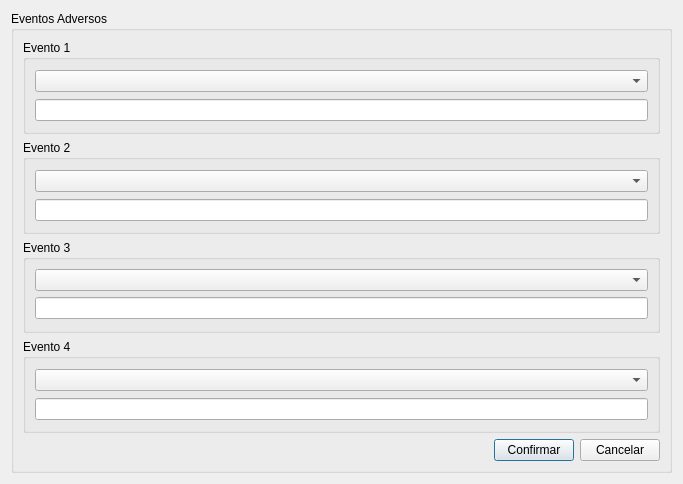
<?xml version="1.0" encoding="UTF-8"?>
<ui version="4.0">
 <class>EventosAdversos</class>
 <widget class="QDialog" name="EventosAdversos">
  <property name="geometry">
   <rect>
    <x>0</x>
    <y>0</y>
    <width>683</width>
    <height>484</height>
   </rect>
  </property>
  <property name="sizePolicy">
   <sizepolicy hsizetype="Preferred" vsizetype="Preferred">
    <horstretch>0</horstretch>
    <verstretch>0</verstretch>
   </sizepolicy>
  </property>
  <property name="windowTitle">
   <string>Eventos Adversos</string>
  </property>
  <layout class="QVBoxLayout" name="verticalLayout">
   <item>
    <widget class="QGroupBox" name="groupBox_eventosAdversos">
     <property name="title">
      <string>Eventos Adversos</string>
     </property>
     <layout class="QVBoxLayout" name="verticalLayout_2">
      <item>
       <widget class="QGroupBox" name="groupBox_evento1">
        <property name="title">
         <string>Evento 1</string>
        </property>
        <layout class="QVBoxLayout" name="verticalLayout_7">
         <item>
          <widget class="QComboBox" name="comboBox_evento1">
           <property name="sizePolicy">
            <sizepolicy hsizetype="Minimum" vsizetype="Fixed">
             <horstretch>0</horstretch>
             <verstretch>0</verstretch>
            </sizepolicy>
           </property>
           <item>
            <property name="text">
             <string/>
            </property>
           </item>
           <item>
            <property name="text">
             <string>Febre </string>
            </property>
           </item>
           <item>
            <property name="text">
             <string>Calafrios </string>
            </property>
           </item>
           <item>
            <property name="text">
             <string>Rompimento de fibras do dialisador capilar </string>
            </property>
           </item>
           <item>
            <property name="text">
             <string>Coagulação do sistema extracorpóreo </string>
            </property>
           </item>
           <item>
            <property name="text">
             <string>Quebra do sistema extracorpóreo </string>
            </property>
           </item>
           <item>
            <property name="text">
             <string>Defeito do material</string>
            </property>
           </item>
           <item>
            <property name="text">
             <string>Uso de material inadequado</string>
            </property>
           </item>
           <item>
            <property name="text">
             <string>Troca de capilares entre pacientes</string>
            </property>
           </item>
           <item>
            <property name="text">
             <string>Hematoma em FAV </string>
            </property>
           </item>
           <item>
            <property name="text">
             <string>Ruptura de FAV</string>
            </property>
           </item>
           <item>
            <property name="text">
             <string>Trombose de FAV</string>
            </property>
           </item>
           <item>
            <property name="text">
             <string>Trombose de prótese PTFE </string>
            </property>
           </item>
           <item>
            <property name="text">
             <string>Perda definitiva da FAV </string>
            </property>
           </item>
           <item>
            <property name="text">
             <string>Perda de cateter durante a hemodiálise </string>
            </property>
           </item>
           <item>
            <property name="text">
             <string>Cateter não funcionante </string>
            </property>
           </item>
           <item>
            <property name="text">
             <string>Fluxo inadequado do acesso </string>
            </property>
           </item>
           <item>
            <property name="text">
             <string>Implante inadequado do acesso </string>
            </property>
           </item>
           <item>
            <property name="text">
             <string>Sangramento pelo acesso venoso </string>
            </property>
           </item>
           <item>
            <property name="text">
             <string>Retirada acidental de agulha de FAV ou cateter </string>
            </property>
           </item>
           <item>
            <property name="text">
             <string>Desconexão acidental do cateter com a linha de sangue </string>
            </property>
           </item>
           <item>
            <property name="text">
             <string>Desconexão acidental da agulha da FAV</string>
            </property>
           </item>
           <item>
            <property name="text">
             <string>Hemodiálise interrompida ou finalizada devido mal funcionamento e/ou baixo fluxo do acesso vascular</string>
            </property>
           </item>
           <item>
            <property name="text">
             <string>Queda do paciente</string>
            </property>
           </item>
           <item>
            <property name="text">
             <string>Reação a esterilizante (ácido peracético) </string>
            </property>
           </item>
           <item>
            <property name="text">
             <string>Reação a transfusão de hemoderivados</string>
            </property>
           </item>
           <item>
            <property name="text">
             <string>Reação a medicamentos </string>
            </property>
           </item>
           <item>
            <property name="text">
             <string>Reação a curativos </string>
            </property>
           </item>
           <item>
            <property name="text">
             <string>Lesão de pele </string>
            </property>
           </item>
           <item>
            <property name="text">
             <string>Evasão, recusa ou abandono do tratamento </string>
            </property>
           </item>
           <item>
            <property name="text">
             <string>Erro de medicação </string>
            </property>
           </item>
           <item>
            <property name="text">
             <string>Erro de prescrição de diálise </string>
            </property>
           </item>
           <item>
            <property name="text">
             <string>Omissão de cuidado </string>
            </property>
           </item>
           <item>
            <property name="text">
             <string>Relacionados ao tratamento de água/ falha na distribuição  </string>
            </property>
           </item>
           <item>
            <property name="text">
             <string>Relacionados a máquina de hemodiálise </string>
            </property>
           </item>
           <item>
            <property name="text">
             <string>Outros (identificar)</string>
            </property>
           </item>
          </widget>
         </item>
         <item>
          <widget class="QLineEdit" name="lineEdit_evento1"/>
         </item>
        </layout>
       </widget>
      </item>
      <item>
       <widget class="QGroupBox" name="groupBox_evento2">
        <property name="title">
         <string>Evento 2</string>
        </property>
        <layout class="QVBoxLayout" name="verticalLayout_3">
         <item>
          <widget class="QComboBox" name="comboBox_evento2">
           <property name="sizePolicy">
            <sizepolicy hsizetype="Minimum" vsizetype="Fixed">
             <horstretch>0</horstretch>
             <verstretch>0</verstretch>
            </sizepolicy>
           </property>
           <item>
            <property name="text">
             <string/>
            </property>
           </item>
           <item>
            <property name="text">
             <string>Febre </string>
            </property>
           </item>
           <item>
            <property name="text">
             <string>Calafrios </string>
            </property>
           </item>
           <item>
            <property name="text">
             <string>Rompimento de fibras do dialisador capilar </string>
            </property>
           </item>
           <item>
            <property name="text">
             <string>Coagulação do sistema extracorpóreo </string>
            </property>
           </item>
           <item>
            <property name="text">
             <string>Quebra do sistema extracorpóreo </string>
            </property>
           </item>
           <item>
            <property name="text">
             <string>Defeito do material</string>
            </property>
           </item>
           <item>
            <property name="text">
             <string>Uso de material inadequado</string>
            </property>
           </item>
           <item>
            <property name="text">
             <string>Troca de capilares entre pacientes</string>
            </property>
           </item>
           <item>
            <property name="text">
             <string>Hematoma em FAV </string>
            </property>
           </item>
           <item>
            <property name="text">
             <string>Ruptura de FAV</string>
            </property>
           </item>
           <item>
            <property name="text">
             <string>Trombose de FAV</string>
            </property>
           </item>
           <item>
            <property name="text">
             <string>Trombose de prótese PTFE </string>
            </property>
           </item>
           <item>
            <property name="text">
             <string>Perda definitiva da FAV </string>
            </property>
           </item>
           <item>
            <property name="text">
             <string>Perda de cateter durante a hemodiálise </string>
            </property>
           </item>
           <item>
            <property name="text">
             <string>Cateter não funcionante </string>
            </property>
           </item>
           <item>
            <property name="text">
             <string>Fluxo inadequado do acesso </string>
            </property>
           </item>
           <item>
            <property name="text">
             <string>Implante inadequado do acesso </string>
            </property>
           </item>
           <item>
            <property name="text">
             <string>Sangramento pelo acesso venoso </string>
            </property>
           </item>
           <item>
            <property name="text">
             <string>Retirada acidental de agulha de FAV ou cateter </string>
            </property>
           </item>
           <item>
            <property name="text">
             <string>Desconexão acidental do cateter com a linha de sangue </string>
            </property>
           </item>
           <item>
            <property name="text">
             <string>Desconexão acidental da agulha da FAV </string>
            </property>
           </item>
           <item>
            <property name="text">
             <string>Hemodiálise interrompida ou finalizada devido mal funcionamento e/ou baixo fluxo do acesso vascular</string>
            </property>
           </item>
           <item>
            <property name="text">
             <string>Queda do paciente</string>
            </property>
           </item>
           <item>
            <property name="text">
             <string>Reação a esterilizante (ácido peracético) </string>
            </property>
           </item>
           <item>
            <property name="text">
             <string>Reação a transfusão de hemoderivados</string>
            </property>
           </item>
           <item>
            <property name="text">
             <string>Reação a medicamentos </string>
            </property>
           </item>
           <item>
            <property name="text">
             <string>Reação a curativos </string>
            </property>
           </item>
           <item>
            <property name="text">
             <string>Lesão de pele </string>
            </property>
           </item>
           <item>
            <property name="text">
             <string>Evasão, recusa ou abandono do tratamento </string>
            </property>
           </item>
           <item>
            <property name="text">
             <string>Erro de medicação </string>
            </property>
           </item>
           <item>
            <property name="text">
             <string>Erro de prescrição de diálise </string>
            </property>
           </item>
           <item>
            <property name="text">
             <string>Omissão de cuidado </string>
            </property>
           </item>
           <item>
            <property name="text">
             <string>Relacionados ao tratamento de água/ falha na distribuição  </string>
            </property>
           </item>
           <item>
            <property name="text">
             <string>Relacionados a máquina de hemodiálise </string>
            </property>
           </item>
           <item>
            <property name="text">
             <string>Outros (identificar)</string>
            </property>
           </item>
          </widget>
         </item>
         <item>
          <widget class="QLineEdit" name="lineEdit_evento2"/>
         </item>
        </layout>
       </widget>
      </item>
      <item>
       <widget class="QGroupBox" name="groupBox_evento3">
        <property name="title">
         <string>Evento 3</string>
        </property>
        <layout class="QVBoxLayout" name="verticalLayout_6">
         <item>
          <widget class="QComboBox" name="comboBox_evento3">
           <property name="sizePolicy">
            <sizepolicy hsizetype="Minimum" vsizetype="Fixed">
             <horstretch>0</horstretch>
             <verstretch>0</verstretch>
            </sizepolicy>
           </property>
           <item>
            <property name="text">
             <string/>
            </property>
           </item>
           <item>
            <property name="text">
             <string>Febre </string>
            </property>
           </item>
           <item>
            <property name="text">
             <string>Calafrios </string>
            </property>
           </item>
           <item>
            <property name="text">
             <string>Rompimento de fibras do dialisador capilar </string>
            </property>
           </item>
           <item>
            <property name="text">
             <string>Coagulação do sistema extracorpóreo </string>
            </property>
           </item>
           <item>
            <property name="text">
             <string>Quebra do sistema extracorpóreo </string>
            </property>
           </item>
           <item>
            <property name="text">
             <string>Defeito do material</string>
            </property>
           </item>
           <item>
            <property name="text">
             <string>Uso de material inadequado</string>
            </property>
           </item>
           <item>
            <property name="text">
             <string>Troca de capilares entre pacientes</string>
            </property>
           </item>
           <item>
            <property name="text">
             <string>Hematoma em FAV </string>
            </property>
           </item>
           <item>
            <property name="text">
             <string>Ruptura de FAV</string>
            </property>
           </item>
           <item>
            <property name="text">
             <string>Trombose de FAV</string>
            </property>
           </item>
           <item>
            <property name="text">
             <string>Trombose de prótese PTFE </string>
            </property>
           </item>
           <item>
            <property name="text">
             <string>Perda definitiva da FAV </string>
            </property>
           </item>
           <item>
            <property name="text">
             <string>Perda de cateter durante a hemodiálise </string>
            </property>
           </item>
           <item>
            <property name="text">
             <string>Cateter não funcionante </string>
            </property>
           </item>
           <item>
            <property name="text">
             <string>Fluxo inadequado do acesso </string>
            </property>
           </item>
           <item>
            <property name="text">
             <string>Implante inadequado do acesso </string>
            </property>
           </item>
           <item>
            <property name="text">
             <string>Sangramento pelo acesso venoso </string>
            </property>
           </item>
           <item>
            <property name="text">
             <string>Retirada acidental de agulha de FAV ou cateter </string>
            </property>
           </item>
           <item>
            <property name="text">
             <string>Desconexão acidental do cateter com a linha de sangue </string>
            </property>
           </item>
           <item>
            <property name="text">
             <string>Desconexão acidental da agulha da FAV </string>
            </property>
           </item>
           <item>
            <property name="text">
             <string>Hemodiálise interrompida ou finalizada devido mal funcionamento e/ou baixo fluxo do acesso vascular</string>
            </property>
           </item>
           <item>
            <property name="text">
             <string>Queda do paciente</string>
            </property>
           </item>
           <item>
            <property name="text">
             <string>Reação a esterilizante (ácido peracético) </string>
            </property>
           </item>
           <item>
            <property name="text">
             <string>Reação a transfusão de hemoderivados</string>
            </property>
           </item>
           <item>
            <property name="text">
             <string>Reação a medicamentos </string>
            </property>
           </item>
           <item>
            <property name="text">
             <string>Reação a curativos </string>
            </property>
           </item>
           <item>
            <property name="text">
             <string>Lesão de pele </string>
            </property>
           </item>
           <item>
            <property name="text">
             <string>Evasão, recusa ou abandono do tratamento </string>
            </property>
           </item>
           <item>
            <property name="text">
             <string>Erro de medicação </string>
            </property>
           </item>
           <item>
            <property name="text">
             <string>Erro de prescrição de diálise </string>
            </property>
           </item>
           <item>
            <property name="text">
             <string>Omissão de cuidado </string>
            </property>
           </item>
           <item>
            <property name="text">
             <string>Relacionados ao tratamento de água/ falha na distribuição  </string>
            </property>
           </item>
           <item>
            <property name="text">
             <string>Relacionados a máquina de hemodiálise </string>
            </property>
           </item>
           <item>
            <property name="text">
             <string>Outros (identificar)</string>
            </property>
           </item>
          </widget>
         </item>
         <item>
          <widget class="QLineEdit" name="lineEdit_evento3"/>
         </item>
        </layout>
       </widget>
      </item>
      <item>
       <widget class="QGroupBox" name="groupBox_evento4">
        <property name="title">
         <string>Evento 4</string>
        </property>
        <layout class="QVBoxLayout" name="verticalLayout_4">
         <item>
          <widget class="QComboBox" name="comboBox_evento4">
           <property name="sizePolicy">
            <sizepolicy hsizetype="Minimum" vsizetype="Fixed">
             <horstretch>0</horstretch>
             <verstretch>0</verstretch>
            </sizepolicy>
           </property>
           <item>
            <property name="text">
             <string/>
            </property>
           </item>
           <item>
            <property name="text">
             <string>Febre </string>
            </property>
           </item>
           <item>
            <property name="text">
             <string>Calafrios </string>
            </property>
           </item>
           <item>
            <property name="text">
             <string>Rompimento de fibras do dialisador capilar </string>
            </property>
           </item>
           <item>
            <property name="text">
             <string>Coagulação do sistema extracorpóreo </string>
            </property>
           </item>
           <item>
            <property name="text">
             <string>Quebra do sistema extracorpóreo </string>
            </property>
           </item>
           <item>
            <property name="text">
             <string>Defeito do material</string>
            </property>
           </item>
           <item>
            <property name="text">
             <string>Uso de material inadequado</string>
            </property>
           </item>
           <item>
            <property name="text">
             <string>Troca de capilares entre pacientes</string>
            </property>
           </item>
           <item>
            <property name="text">
             <string>Hematoma em FAV </string>
            </property>
           </item>
           <item>
            <property name="text">
             <string>Ruptura de FAV</string>
            </property>
           </item>
           <item>
            <property name="text">
             <string>Trombose de FAV</string>
            </property>
           </item>
           <item>
            <property name="text">
             <string>Trombose de prótese PTFE </string>
            </property>
           </item>
           <item>
            <property name="text">
             <string>Perda definitiva da FAV </string>
            </property>
           </item>
           <item>
            <property name="text">
             <string>Perda de cateter durante a hemodiálise </string>
            </property>
           </item>
           <item>
            <property name="text">
             <string>Cateter não funcionante </string>
            </property>
           </item>
           <item>
            <property name="text">
             <string>Fluxo inadequado do acesso </string>
            </property>
           </item>
           <item>
            <property name="text">
             <string>Implante inadequado do acesso </string>
            </property>
           </item>
           <item>
            <property name="text">
             <string>Sangramento pelo acesso venoso </string>
            </property>
           </item>
           <item>
            <property name="text">
             <string>Retirada acidental de agulha de FAV ou cateter </string>
            </property>
           </item>
           <item>
            <property name="text">
             <string>Desconexão acidental do cateter com a linha de sangue </string>
            </property>
           </item>
           <item>
            <property name="text">
             <string>Desconexão acidental da agulha da FAV </string>
            </property>
           </item>
           <item>
            <property name="text">
             <string>Hemodiálise interrompida ou finalizada devido mal funcionamento e/ou baixo fluxo do acesso vascular</string>
            </property>
           </item>
           <item>
            <property name="text">
             <string>Queda do paciente</string>
            </property>
           </item>
           <item>
            <property name="text">
             <string>Reação a esterilizante (ácido peracético) </string>
            </property>
           </item>
           <item>
            <property name="text">
             <string>Reação a transfusão de hemoderivados</string>
            </property>
           </item>
           <item>
            <property name="text">
             <string>Reação a medicamentos </string>
            </property>
           </item>
           <item>
            <property name="text">
             <string>Reação a curativos </string>
            </property>
           </item>
           <item>
            <property name="text">
             <string>Lesão de pele </string>
            </property>
           </item>
           <item>
            <property name="text">
             <string>Evasão, recusa ou abandono do tratamento </string>
            </property>
           </item>
           <item>
            <property name="text">
             <string>Erro de medicação </string>
            </property>
           </item>
           <item>
            <property name="text">
             <string>Erro de prescrição de diálise </string>
            </property>
           </item>
           <item>
            <property name="text">
             <string>Omissão de cuidado </string>
            </property>
           </item>
           <item>
            <property name="text">
             <string>Relacionados ao tratamento de água/ falha na distribuição  </string>
            </property>
           </item>
           <item>
            <property name="text">
             <string>Relacionados a máquina de hemodiálise </string>
            </property>
           </item>
           <item>
            <property name="text">
             <string>Outros (identificar)</string>
            </property>
           </item>
          </widget>
         </item>
         <item>
          <widget class="QLineEdit" name="lineEdit_evento4"/>
         </item>
        </layout>
       </widget>
      </item>
      <item>
       <layout class="QHBoxLayout" name="horizontalLayout">
        <item>
         <spacer name="horizontalSpacer">
          <property name="orientation">
           <enum>Qt::Horizontal</enum>
          </property>
          <property name="sizeHint" stdset="0">
           <size>
            <width>40</width>
            <height>20</height>
           </size>
          </property>
         </spacer>
        </item>
        <item>
         <widget class="QPushButton" name="pushButton_confirmar">
          <property name="text">
           <string>Confirmar</string>
          </property>
         </widget>
        </item>
        <item>
         <widget class="QPushButton" name="pushButton_cancelar">
          <property name="text">
           <string>Cancelar</string>
          </property>
         </widget>
        </item>
       </layout>
      </item>
     </layout>
    </widget>
   </item>
  </layout>
 </widget>
 <resources/>
 <connections/>
</ui>
